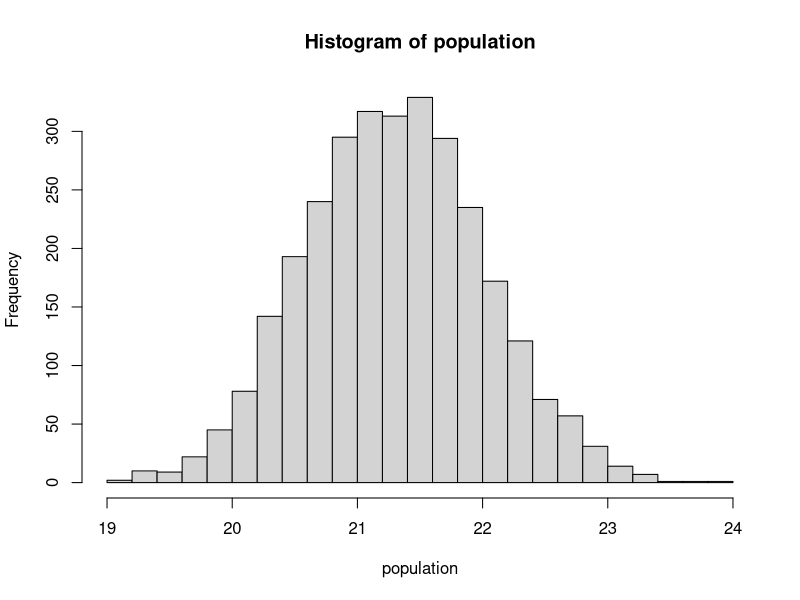
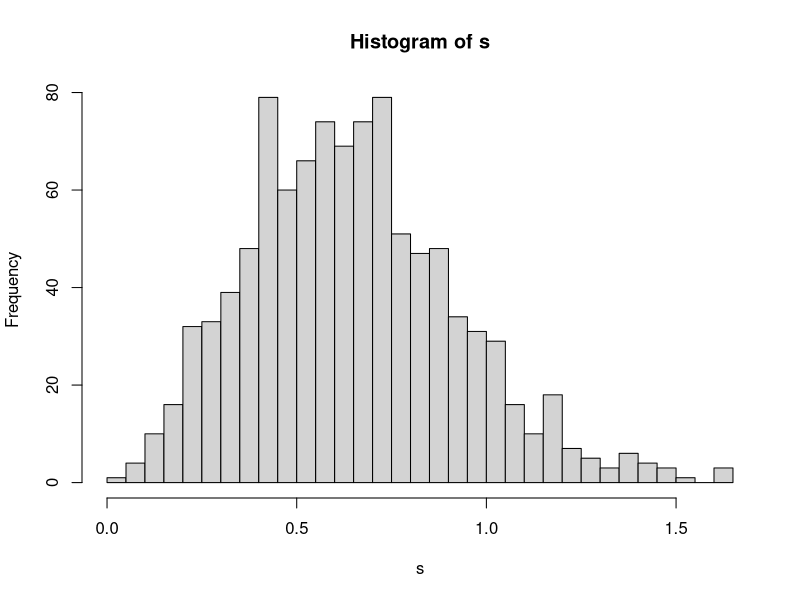
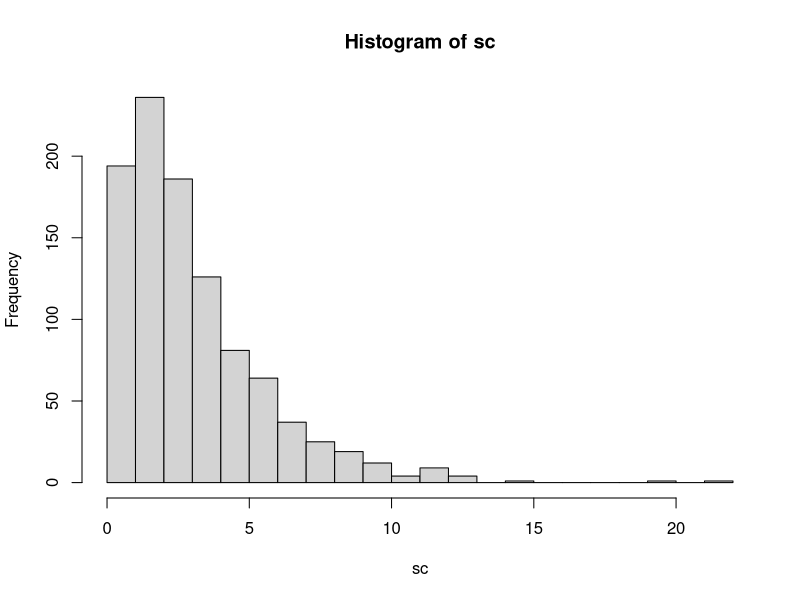

Reproduce these figures in R, in order.
# confidence interval for population mean
xb0 = 21.3 # sample mean
s0 = 0.7 # sample s.d.
n = 4 # sample size
alpha = 0.05 # significance level
ns = 1000 # number of samples to be generated
population = rnorm(3000, mean=xb0, sd=s0) # generate normally distributed random numbers
hist(population, breaks=30)

s=rep(0, ns) # initialize s
for(i in seq(1, ns)) s[i] = sd(sample(population, n)) # repeat ns times
hist(s, breaks=30) # display sampling distribution

# chi square
sc=rep(0, ns) # initialize s
for(i in seq(1, ns)) sc[i] = ((n-1) * sd(sample(population, n))^2) / (s0^2) # repeat ns times
hist(sc, breaks=30) # display sampling distribution

left = round(ns*alpha/2); right = round(ns*(1-alpha/2))
sc.sorted = sort(sc, method="quick")
sl = sc.sorted[left]; sr = sc.sorted[right]
cat("Simulation: ", s0^2 / sr, " < pop.sd < ", s0^2/sl)
